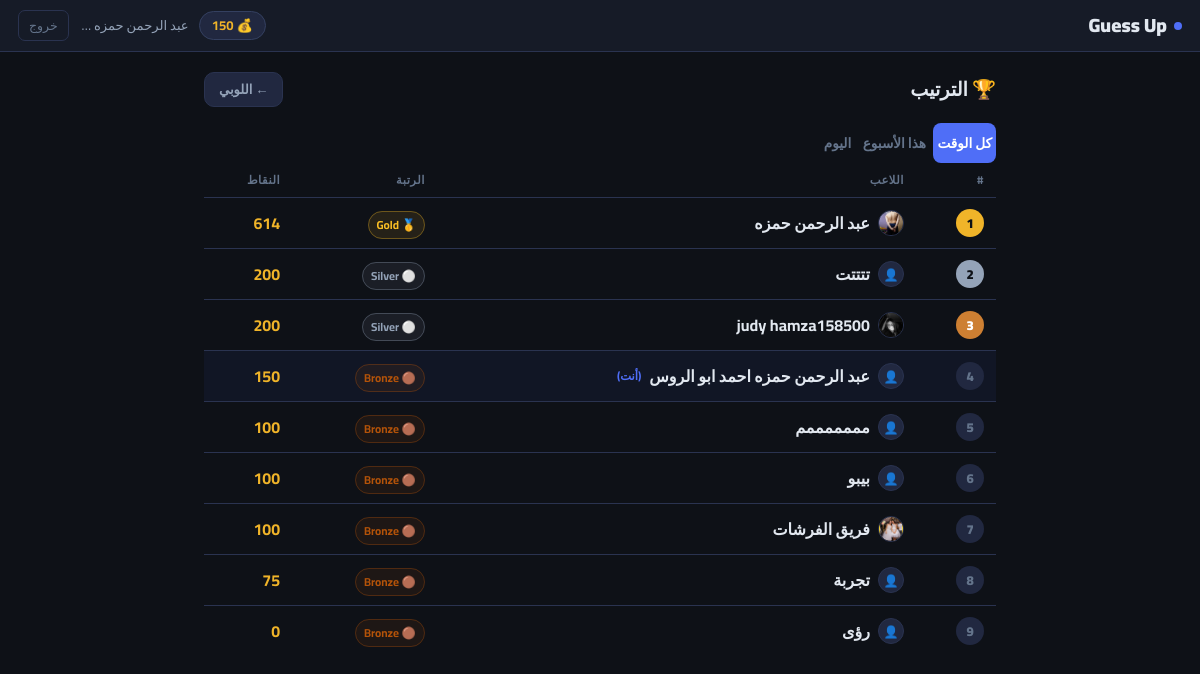
Screenshot of /leaderboard (signed in) with the database file from the repository.
### models.py (models this page shows, shortened)
class Player(db.Model):
    __tablename__     = 'players'
    id                = db.Column(db.Integer, primary_key=True)
    player_name       = db.Column(db.String(50), unique=True, nullable=False)
    password_hash     = db.Column(db.String(256), nullable=False)
    points            = db.Column(db.Integer, default=100)
    xp                = db.Column(db.Integer, default=0)       # م12: XP
    win_streak        = db.Column(db.Integer, default=0)       # م4: Streak
    best_streak       = db.Column(db.Integer, default=0)       # م4: أحسن streak
    last_daily_reward = db.Column(db.DateTime, nullable=True)  # م2: Daily Reward
    avatar            = db.Column(db.String(200), nullable=True)
    created_at        = db.Column(db.DateTime, default=datetime.utcnow)
    @property
    def rank(self):
        if self.points >= 1000: return {'name': 'Diamond', 'icon': '💎', 'color': '#60a5fa'}
        if self.points >= 500:  return {'name': 'Gold',    'icon': '🥇', 'color': '#fbbf24'}
        if self.points >= 200:  return {'name': 'Silver',  'icon': '⚪', 'color': '#94a3b8'}
        return                         {'name': 'Bronze',  'icon': '🟤', 'color': '#b45309'}

### app.py (the view)
@app.route('/leaderboard')
def leaderboard():
    all_time = get_leaderboard(20)
    week_ago = datetime.utcnow() - timedelta(days=7)
    today    = datetime.utcnow() - timedelta(hours=24)
    def weekly_board(since, lim=20):
        rows = (db.session.query(Match.winner_id,
                    db.func.sum(Match.bet).label('earned'),
                    db.func.count(Match.id).label('wins'))
                .filter(Match.created_at >= since, Match.winner_id != None)
                .group_by(Match.winner_id)
                .order_by(db.func.sum(Match.bet).desc()).limit(lim).all())
        return [{'player': get_player_by_id(r.winner_id),
                 'earned': r.earned, 'wins': r.wins}
                for r in rows if get_player_by_id(r.winner_id)]
    return render_template('leaderboard.html',
                           players=all_time,
                           weekly=weekly_board(week_ago),
                           today=weekly_board(today))

### app.py (called while the page is built)
@app.context_processor
def inject_player():
    def get_player():
        pid=session.get('player_id')
        return Player.query.filter_by(id=pid).first() if pid else None
    return dict(get_player=get_player)

### auth.py (called while the page is built)
def get_player_by_id(player_id):
    return Player.query.filter_by(id=player_id).first()

### points.py (called while the page is built)
def get_leaderboard(limit=20):
    return Player.query.order_by(Player.points.desc()).limit(limit).all()

### templates/leaderboard.html (shortened to what this page needs)
{% extends 'base.html' %}
{% block content %}
<div class="container">
    <div style="display:flex;align-items:center;justify-content:space-between;margin-bottom:16px">
        <h1 style="font-size:1.2rem;font-weight:900">🏆 الترتيب</h1>
        <a href="/lobby" class="btn btn-ghost btn-sm">← اللوبي</a>
    </div>
    <div class="tabs-bar">
        <button class="t-btn active" onclick="switchTab('alltime',this)">كل الوقت</button>
        <button class="t-btn"       onclick="switchTab('weekly',this)">هذا الأسبوع</button>
        <button class="t-btn"       onclick="switchTab('today',this)">اليوم</button>
    </div>
    <div id="tab-alltime">
        {% if players %}
        <table class="lb-table">
            <thead><tr><th>#</th><th>اللاعب</th><th>الرتبة</th><th>النقاط</th></tr></thead>
            <tbody>
            {% for p in players %}{% set r = p.rank %}
            <tr {% if session.player_id==p.id %}class="me-row"{% endif %}>
                <td><span class="rank-num {% if loop.index==1 %}rn-1{% elif loop.index==2 %}rn-2{% elif loop.index==3 %}rn-3{% else %}rn-n{% endif %}">{{loop.index}}</span></td>
                <td><a href="/player/{{p.id}}" class="p-link">
                    {% if p.avatar %}<img src="/static/avatars/{{p.avatar}}" class="av-xs">
                    {% else %}<span class="av-ph">👤</span>{% endif %}
                    {{p.player_name}}
                    {% if session.player_id==p.id %}<span style="color:var(--blue);font-size:.72rem">(أنت)</span>{% endif %}
                </a></td>
                <td><span class="rank-tag" data-rc="{{r.color}}">{{r.icon}} {{r.name}}</span></td>
                <td class="pts-cell">{{p.points}}</td>
            </tr>{% endfor %}
            </tbody>
        </table>
        {% else %}
        <div style="text-align:center;color:var(--muted);padding:40px">مفيش لاعبين بعد 🎮</div>
        {% endif %}
    </div>
</div>
{% endblock %}

### templates/base.html (shortened to what this page needs)
<!DOCTYPE html>
<html lang="ar" dir="rtl">
<head>
</head>
<body>
{% if session.player_id %}
<nav>
    <a href="/lobby" class="nav-logo">
        <span class="dot"></span>
        Guess Up
    </a>
    <div class="nav-right">
        {% set me = get_player() %}
        {% if me %}
        <span class="pts-chip">💰 {{ me.points }}</span>
        <a href="/player/{{ session.player_id }}" class="nav-name">{{ session.player_name }}</a>
        {% endif %}
        <form action="/logout" method="get" style="display:inline">
            <button class="btn-logout">خروج</button>
        </form>
    </div>
</nav>
{% endif %}
{% block content %}{% endblock %}
</body>
</html>

### rows the page displays
Player: points "150", player_name "عبد الرحمن حمزه احمد ابو الروس", shows "(أنت)", icon "🟤", name "Bronze"
Player: avatar (picture), player_name "عبد الرحمن حمزه", icon "🥇", name "Gold", points "614"
Player: player_name "تتتتت", icon "⚪", name "Silver", points "200"
Player: avatar (picture), player_name "judy hamza158500", icon "⚪", name "Silver", points "200"
Player: player_name "مممممممم", icon "🟤", name "Bronze", points "100"
Player: player_name "بيبو", icon "🟤", name "Bronze", points "100"
Player: avatar (picture), player_name "فريق الفرشات", icon "🟤", name "Bronze", points "100"
Player: player_name "تجربة", icon "🟤", name "Bronze", points "75"
Player: player_name "رؤى", icon "🟤", name "Bronze", points "0"
